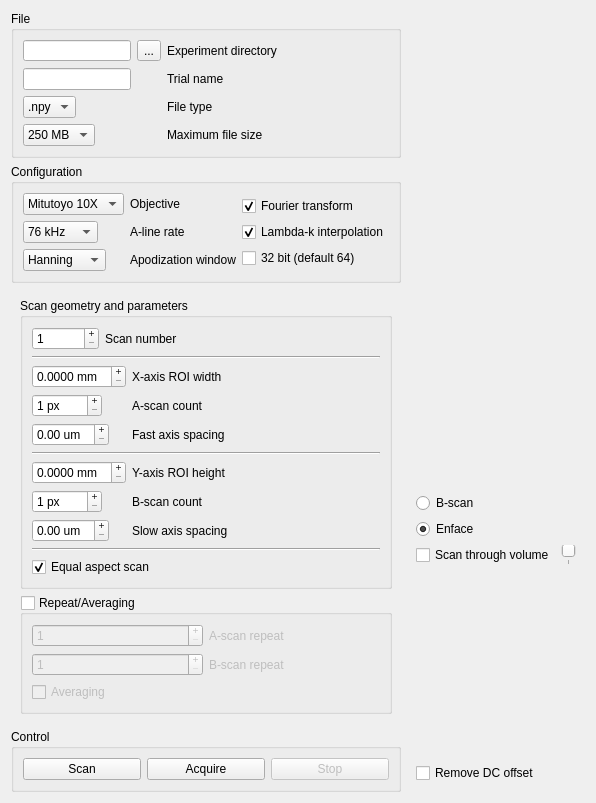
<?xml version="1.0" encoding="UTF-8"?>
<ui version="4.0">
 <class>tabOCTA</class>
 <widget class="QWidget" name="tabOCTA">
  <property name="geometry">
   <rect>
    <x>0</x>
    <y>0</y>
    <width>489</width>
    <height>677</height>
   </rect>
  </property>
  <layout class="QGridLayout" name="gridLayout_2">
   <item row="1" column="0">
    <layout class="QGridLayout" name="gridOCTA">
     <property name="sizeConstraint">
      <enum>QLayout::SetFixedSize</enum>
     </property>
     <item row="0" column="0" colspan="2">
      <widget class="QGroupBox" name="groupFile">
       <property name="title">
        <string>File</string>
       </property>
       <layout class="QGridLayout" name="gridFile">
        <item row="0" column="0">
         <layout class="QFormLayout" name="formExp">
          <item row="0" column="0">
           <layout class="QGridLayout" name="gridExp">
            <item row="0" column="0">
             <widget class="QLineEdit" name="lineExp">
              <property name="toolTip">
               <string>The directory where the recordings will be saved</string>
              </property>
             </widget>
            </item>
            <item row="0" column="1">
             <widget class="QToolButton" name="buttonBrowse">
              <property name="toolTip">
               <string>The directory where the recordings will be saved</string>
              </property>
              <property name="text">
               <string>...</string>
              </property>
             </widget>
            </item>
           </layout>
          </item>
          <item row="0" column="1">
           <widget class="QLabel" name="labelExp">
            <property name="toolTip">
             <string>The directory where the recordings will be saved</string>
            </property>
            <property name="text">
             <string>Experiment directory</string>
            </property>
           </widget>
          </item>
          <item row="1" column="0">
           <widget class="QLineEdit" name="lineFileName">
            <property name="toolTip">
             <string>The name of this particular recording within the experiment</string>
            </property>
           </widget>
          </item>
          <item row="1" column="1">
           <widget class="QLabel" name="labelFileName">
            <property name="toolTip">
             <string>The name of this particular recording within the experiment</string>
            </property>
            <property name="text">
             <string>Trial name</string>
            </property>
           </widget>
          </item>
          <item row="2" column="0">
           <widget class="QComboBox" name="comboFileType">
            <property name="toolTip">
             <string>The file type of saved recordings</string>
            </property>
            <item>
             <property name="text">
              <string>.npy</string>
             </property>
            </item>
            <item>
             <property name="text">
              <string>.mat</string>
             </property>
            </item>
           </widget>
          </item>
          <item row="2" column="1">
           <widget class="QLabel" name="labelFileType">
            <property name="toolTip">
             <string>The file type of saved recordings</string>
            </property>
            <property name="text">
             <string>File type</string>
            </property>
           </widget>
          </item>
          <item row="3" column="1">
           <widget class="QLabel" name="labelMaxFileSize">
            <property name="toolTip">
             <string>The size of the files that recordings will be broken into</string>
            </property>
            <property name="text">
             <string>Maximum file size</string>
            </property>
           </widget>
          </item>
          <item row="3" column="0">
           <widget class="QComboBox" name="comboBox">
            <item>
             <property name="text">
              <string>250 MB</string>
             </property>
            </item>
            <item>
             <property name="text">
              <string>500 MB</string>
             </property>
            </item>
            <item>
             <property name="text">
              <string>1 GB</string>
             </property>
            </item>
            <item>
             <property name="text">
              <string>2 GB</string>
             </property>
            </item>
            <item>
             <property name="text">
              <string>4 GB</string>
             </property>
            </item>
           </widget>
          </item>
         </layout>
        </item>
       </layout>
      </widget>
     </item>
     <item row="0" column="2" rowspan="4" colspan="2">
      <widget class="QWidget" name="widgetBScan" native="true">
       <layout class="QGridLayout" name="layoutVisB">
        <item row="5" column="0">
         <widget class="QRadioButton" name="radioEnface">
          <property name="toolTip">
           <string>Slice through B-scans or through enface C-scans</string>
          </property>
          <property name="text">
           <string>Enface</string>
          </property>
          <property name="checked">
           <bool>true</bool>
          </property>
         </widget>
        </item>
        <item row="6" column="1">
         <widget class="QSlider" name="sliderSlice">
          <property name="enabled">
           <bool>false</bool>
          </property>
          <property name="toolTip">
           <string>Scan automatically through the volume, or select a slice with the slider</string>
          </property>
          <property name="orientation">
           <enum>Qt::Horizontal</enum>
          </property>
          <property name="invertedAppearance">
           <bool>false</bool>
          </property>
          <property name="tickPosition">
           <enum>QSlider::TicksBelow</enum>
          </property>
         </widget>
        </item>
        <item row="6" column="0">
         <widget class="QCheckBox" name="checkScanThrough">
          <property name="toolTip">
           <string>Scan automatically through the volume, or select a slice with the slider</string>
          </property>
          <property name="text">
           <string>Scan through volume</string>
          </property>
          <property name="checked">
           <bool>false</bool>
          </property>
         </widget>
        </item>
        <item row="0" column="0" rowspan="4" colspan="2">
         <widget class="QWidget" name="widget2D" native="true">
          <property name="autoFillBackground">
           <bool>true</bool>
          </property>
         </widget>
        </item>
        <item row="4" column="0">
         <widget class="QRadioButton" name="radioBScan">
          <property name="toolTip">
           <string>Slice through B-scans or through enface C-scans</string>
          </property>
          <property name="text">
           <string>B-scan</string>
          </property>
         </widget>
        </item>
       </layout>
      </widget>
     </item>
     <item row="1" column="0" colspan="2">
      <widget class="QGroupBox" name="groupConfig">
       <property name="title">
        <string>Configuration</string>
       </property>
       <layout class="QGridLayout" name="gridConfig">
        <item row="0" column="0">
         <layout class="QFormLayout" name="formLeft">
          <item row="0" column="0">
           <widget class="QComboBox" name="comboObjective">
            <property name="toolTip">
             <string>The objective being used. Affects config file selection</string>
            </property>
            <item>
             <property name="text">
              <string>Mitutoyo 10X</string>
             </property>
            </item>
            <item>
             <property name="text">
              <string>Mitutoyo 5X</string>
             </property>
            </item>
            <item>
             <property name="text">
              <string>Mitutoyo 20X</string>
             </property>
            </item>
            <item>
             <property name="text">
              <string>Mitutoyo 2X</string>
             </property>
            </item>
           </widget>
          </item>
          <item row="0" column="1">
           <widget class="QLabel" name="labelObjective">
            <property name="toolTip">
             <string>The objective being used. Affects config file selection</string>
            </property>
            <property name="text">
             <string>Objective</string>
            </property>
           </widget>
          </item>
          <item row="1" column="0">
           <widget class="QComboBox" name="comboRate">
            <property name="toolTip">
             <string>The A-line rate of the camera</string>
            </property>
            <item>
             <property name="text">
              <string>76 kHz</string>
             </property>
            </item>
            <item>
             <property name="text">
              <string>146 kHz</string>
             </property>
            </item>
           </widget>
          </item>
          <item row="1" column="1">
           <widget class="QLabel" name="labelRate">
            <property name="toolTip">
             <string>The A-line rate of the camera</string>
            </property>
            <property name="text">
             <string>A-line rate</string>
            </property>
           </widget>
          </item>
          <item row="2" column="0">
           <widget class="QComboBox" name="comboApodization">
            <property name="toolTip">
             <string>The type of window used to apodize the A-line spectra prior to FFT</string>
            </property>
            <item>
             <property name="text">
              <string>Hanning</string>
             </property>
            </item>
            <item>
             <property name="text">
              <string>Blackman</string>
             </property>
            </item>
            <item>
             <property name="text">
              <string>Hamming</string>
             </property>
            </item>
            <item>
             <property name="text">
              <string>None</string>
             </property>
            </item>
           </widget>
          </item>
          <item row="2" column="1">
           <widget class="QLabel" name="labelApodization">
            <property name="toolTip">
             <string>The type of window used to apodize the A-line spectra prior to FFT</string>
            </property>
            <property name="text">
             <string>Apodization window</string>
            </property>
           </widget>
          </item>
         </layout>
        </item>
        <item row="0" column="1">
         <layout class="QGridLayout" name="gridRight">
          <item row="0" column="0">
           <layout class="QGridLayout" name="gridProc">
            <item row="1" column="0">
             <widget class="QCheckBox" name="checkInterpolation">
              <property name="toolTip">
               <string>If true, linear-in-wavenumber values are interpolated (1st order) from linear-in-wavelength spectra</string>
              </property>
              <property name="text">
               <string>Lambda-k interpolation</string>
              </property>
              <property name="checked">
               <bool>true</bool>
              </property>
             </widget>
            </item>
            <item row="0" column="0">
             <widget class="QCheckBox" name="checkFFT">
              <property name="toolTip">
               <string>If true, data is complex-valued signal</string>
              </property>
              <property name="text">
               <string>Fourier transform</string>
              </property>
              <property name="checked">
               <bool>true</bool>
              </property>
             </widget>
            </item>
            <item row="2" column="0">
             <widget class="QCheckBox" name="checkBox">
              <property name="toolTip">
               <string>The precision of the FFT and interpolation. Affects processing speed!</string>
              </property>
              <property name="text">
               <string>32 bit (default 64)</string>
              </property>
             </widget>
            </item>
           </layout>
          </item>
         </layout>
        </item>
       </layout>
      </widget>
     </item>
     <item row="4" column="2" rowspan="2" colspan="2">
      <widget class="QWidget" name="widgetSpectrum" native="true">
       <layout class="QGridLayout" name="layoutSpectrumGroup">
        <item row="1" column="0">
         <widget class="QCheckBox" name="checkRemoveDC">
          <property name="toolTip">
           <string>Subtract DC value from vizualized spectrum. The DC signal is simply the average dark image on the spectrometer</string>
          </property>
          <property name="text">
           <string>Remove DC offset</string>
          </property>
         </widget>
        </item>
        <item row="0" column="0">
         <widget class="QWidget" name="widgetSpec" native="true">
          <property name="autoFillBackground">
           <bool>true</bool>
          </property>
         </widget>
        </item>
       </layout>
      </widget>
     </item>
     <item row="5" column="0" colspan="2">
      <widget class="QGroupBox" name="groupControl">
       <property name="title">
        <string>Control</string>
       </property>
       <layout class="QGridLayout" name="controlGrid">
        <item row="0" column="1">
         <widget class="QPushButton" name="pushScan">
          <property name="toolTip">
           <string>Scan indefinitely without recording</string>
          </property>
          <property name="text">
           <string>Scan</string>
          </property>
          <property name="iconSize">
           <size>
            <width>8</width>
            <height>12</height>
           </size>
          </property>
          <property name="checkable">
           <bool>false</bool>
          </property>
          <property name="flat">
           <bool>false</bool>
          </property>
         </widget>
        </item>
        <item row="0" column="2">
         <widget class="QPushButton" name="pushAcquire">
          <property name="toolTip">
           <string>Scan as defined by </string>
          </property>
          <property name="text">
           <string>Acquire</string>
          </property>
         </widget>
        </item>
        <item row="0" column="3">
         <widget class="QPushButton" name="pushStop">
          <property name="enabled">
           <bool>false</bool>
          </property>
          <property name="text">
           <string>Stop</string>
          </property>
         </widget>
        </item>
       </layout>
      </widget>
     </item>
     <item row="2" column="0" rowspan="3" colspan="2">
      <widget class="QWidget" name="widgetScan" native="true">
       <layout class="QGridLayout" name="gridLayout_15">
        <item row="1" column="1">
         <widget class="QGroupBox" name="groupRepeats">
          <property name="minimumSize">
           <size>
            <width>0</width>
            <height>0</height>
           </size>
          </property>
          <property name="title">
           <string>Repeat/Averaging</string>
          </property>
          <property name="flat">
           <bool>false</bool>
          </property>
          <property name="checkable">
           <bool>true</bool>
          </property>
          <property name="checked">
           <bool>false</bool>
          </property>
          <layout class="QGridLayout" name="gridLayout_7">
           <item row="1" column="0">
            <widget class="QSpinBox" name="spinBRepeat">
             <property name="toolTip">
              <string>The number of times to repeat a B-scan</string>
             </property>
             <property name="buttonSymbols">
              <enum>QAbstractSpinBox::PlusMinus</enum>
             </property>
             <property name="minimum">
              <number>1</number>
             </property>
             <property name="maximum">
              <number>1000</number>
             </property>
            </widget>
           </item>
           <item row="2" column="0">
            <widget class="QCheckBox" name="checkAveraging">
             <property name="toolTip">
              <string>If true, repeated A-scans and B-scans will be averaged before saving</string>
             </property>
             <property name="text">
              <string>Averaging</string>
             </property>
             <property name="tristate">
              <bool>false</bool>
             </property>
            </widget>
           </item>
           <item row="0" column="1">
            <widget class="QLabel" name="labelARepeat">
             <property name="toolTip">
              <string>The number of A-scans to be acquired from the same point during a dwell</string>
             </property>
             <property name="text">
              <string>A-scan repeat</string>
             </property>
            </widget>
           </item>
           <item row="1" column="1">
            <widget class="QLabel" name="labelBRepeat">
             <property name="maximumSize">
              <size>
               <width>16777215</width>
               <height>16777215</height>
              </size>
             </property>
             <property name="toolTip">
              <string>The number of times to repeat a B-scan</string>
             </property>
             <property name="text">
              <string>B-scan repeat</string>
             </property>
            </widget>
           </item>
           <item row="0" column="0">
            <widget class="QSpinBox" name="spinARepeat">
             <property name="toolTip">
              <string>The number of A-scans to be acquired during a dwell</string>
             </property>
             <property name="buttonSymbols">
              <enum>QAbstractSpinBox::PlusMinus</enum>
             </property>
             <property name="minimum">
              <number>1</number>
             </property>
             <property name="maximum">
              <number>1000</number>
             </property>
            </widget>
           </item>
          </layout>
         </widget>
        </item>
        <item row="0" column="1">
         <widget class="QGroupBox" name="groupScan">
          <property name="minimumSize">
           <size>
            <width>0</width>
            <height>0</height>
           </size>
          </property>
          <property name="maximumSize">
           <size>
            <width>16777215</width>
            <height>16777215</height>
           </size>
          </property>
          <property name="title">
           <string>Scan geometry and parameters</string>
          </property>
          <layout class="QGridLayout" name="gridLayout_6">
           <item row="5" column="0">
            <widget class="Line" name="line_2">
             <property name="orientation">
              <enum>Qt::Horizontal</enum>
             </property>
            </widget>
           </item>
           <item row="0" column="0">
            <layout class="QFormLayout" name="formScanParameters">
             <item row="0" column="0">
              <widget class="QSpinBox" name="spinScanNumber">
               <property name="toolTip">
                <string>The number of scans to acquire. Note that these are saved independently, see Repeat/Averaging section</string>
               </property>
               <property name="buttonSymbols">
                <enum>QAbstractSpinBox::PlusMinus</enum>
               </property>
               <property name="minimum">
                <number>1</number>
               </property>
               <property name="maximum">
                <number>100000</number>
               </property>
              </widget>
             </item>
             <item row="0" column="1">
              <widget class="QLabel" name="labelScanNumber">
               <property name="toolTip">
                <string>The number of scans to acquire. Note that these are saved independently, see Repeat/Averaging section</string>
               </property>
               <property name="text">
                <string>Scan number</string>
               </property>
              </widget>
             </item>
            </layout>
           </item>
           <item row="2" column="0">
            <layout class="QFormLayout" name="formX">
             <item row="0" column="0">
              <widget class="QDoubleSpinBox" name="spinROIWidth">
               <property name="toolTip">
                <string>The length of the B-scan in physical units</string>
               </property>
               <property name="buttonSymbols">
                <enum>QAbstractSpinBox::PlusMinus</enum>
               </property>
               <property name="suffix">
                <string> mm</string>
               </property>
               <property name="decimals">
                <number>4</number>
               </property>
              </widget>
             </item>
             <item row="0" column="1">
              <widget class="QLabel" name="labelROIWidth">
               <property name="toolTip">
                <string>The length of the B-scan in physical units</string>
               </property>
               <property name="text">
                <string>X-axis ROI width</string>
               </property>
              </widget>
             </item>
             <item row="1" column="0">
              <widget class="QSpinBox" name="spinACount">
               <property name="toolTip">
                <string>The number of A-scans in a B-scan</string>
               </property>
               <property name="buttonSymbols">
                <enum>QAbstractSpinBox::PlusMinus</enum>
               </property>
               <property name="suffix">
                <string> px</string>
               </property>
               <property name="minimum">
                <number>1</number>
               </property>
               <property name="maximum">
                <number>1200</number>
               </property>
              </widget>
             </item>
             <item row="1" column="1">
              <widget class="QLabel" name="labelACount">
               <property name="toolTip">
                <string>The number of A-scans in a B-scan</string>
               </property>
               <property name="text">
                <string>A-scan count</string>
               </property>
              </widget>
             </item>
             <item row="2" column="0">
              <widget class="QDoubleSpinBox" name="spinFastAxisSpacing">
               <property name="toolTip">
                <string>The spacing between adjacent A-scans along the fast axis</string>
               </property>
               <property name="buttonSymbols">
                <enum>QAbstractSpinBox::PlusMinus</enum>
               </property>
               <property name="suffix">
                <string> um</string>
               </property>
               <property name="decimals">
                <number>2</number>
               </property>
              </widget>
             </item>
             <item row="2" column="1">
              <widget class="QLabel" name="labelFastAxisSpacing">
               <property name="toolTip">
                <string>The spacing between adjacent A-scans along the fast axis</string>
               </property>
               <property name="text">
                <string>Fast axis spacing</string>
               </property>
              </widget>
             </item>
            </layout>
           </item>
           <item row="6" column="0">
            <widget class="QCheckBox" name="checkEqualAspect">
             <property name="toolTip">
              <string>Forces X and Y scan spacing to be equal</string>
             </property>
             <property name="text">
              <string>Equal aspect scan</string>
             </property>
             <property name="checked">
              <bool>true</bool>
             </property>
            </widget>
           </item>
           <item row="4" column="0">
            <layout class="QFormLayout" name="formY">
             <item row="0" column="1">
              <widget class="QLabel" name="labelROIHeight">
               <property name="toolTip">
                <string>The width of the C-scan in physical units</string>
               </property>
               <property name="text">
                <string>Y-axis ROI height</string>
               </property>
              </widget>
             </item>
             <item row="1" column="1">
              <widget class="QLabel" name="labelBcount">
               <property name="toolTip">
                <string>The number of B-scans to acquire</string>
               </property>
               <property name="text">
                <string>B-scan count</string>
               </property>
              </widget>
             </item>
             <item row="2" column="0">
              <widget class="QDoubleSpinBox" name="spinSlowAxisSpacing">
               <property name="toolTip">
                <string>The distance between adjacent B-scans in physical units</string>
               </property>
               <property name="buttonSymbols">
                <enum>QAbstractSpinBox::PlusMinus</enum>
               </property>
               <property name="suffix">
                <string> um</string>
               </property>
              </widget>
             </item>
             <item row="2" column="1">
              <widget class="QLabel" name="labelSlowAxisSpacing">
               <property name="toolTip">
                <string>The distance between adjacent B-scans in physical units</string>
               </property>
               <property name="text">
                <string>Slow axis spacing</string>
               </property>
              </widget>
             </item>
             <item row="1" column="0">
              <widget class="QSpinBox" name="spinBcount">
               <property name="toolTip">
                <string>The number of B-scans to acquire</string>
               </property>
               <property name="buttonSymbols">
                <enum>QAbstractSpinBox::PlusMinus</enum>
               </property>
               <property name="suffix">
                <string> px</string>
               </property>
               <property name="minimum">
                <number>1</number>
               </property>
               <property name="maximum">
                <number>1200</number>
               </property>
              </widget>
             </item>
             <item row="0" column="0">
              <widget class="QDoubleSpinBox" name="spinROIHeight">
               <property name="toolTip">
                <string>The width of the C-scan in physical units</string>
               </property>
               <property name="buttonSymbols">
                <enum>QAbstractSpinBox::PlusMinus</enum>
               </property>
               <property name="suffix">
                <string> mm</string>
               </property>
               <property name="decimals">
                <number>4</number>
               </property>
              </widget>
             </item>
            </layout>
           </item>
           <item row="3" column="0">
            <widget class="Line" name="line">
             <property name="orientation">
              <enum>Qt::Horizontal</enum>
             </property>
            </widget>
           </item>
           <item row="1" column="0">
            <widget class="Line" name="line_3">
             <property name="orientation">
              <enum>Qt::Horizontal</enum>
             </property>
            </widget>
           </item>
          </layout>
         </widget>
        </item>
       </layout>
      </widget>
     </item>
    </layout>
   </item>
  </layout>
 </widget>
 <resources/>
 <connections/>
</ui>
